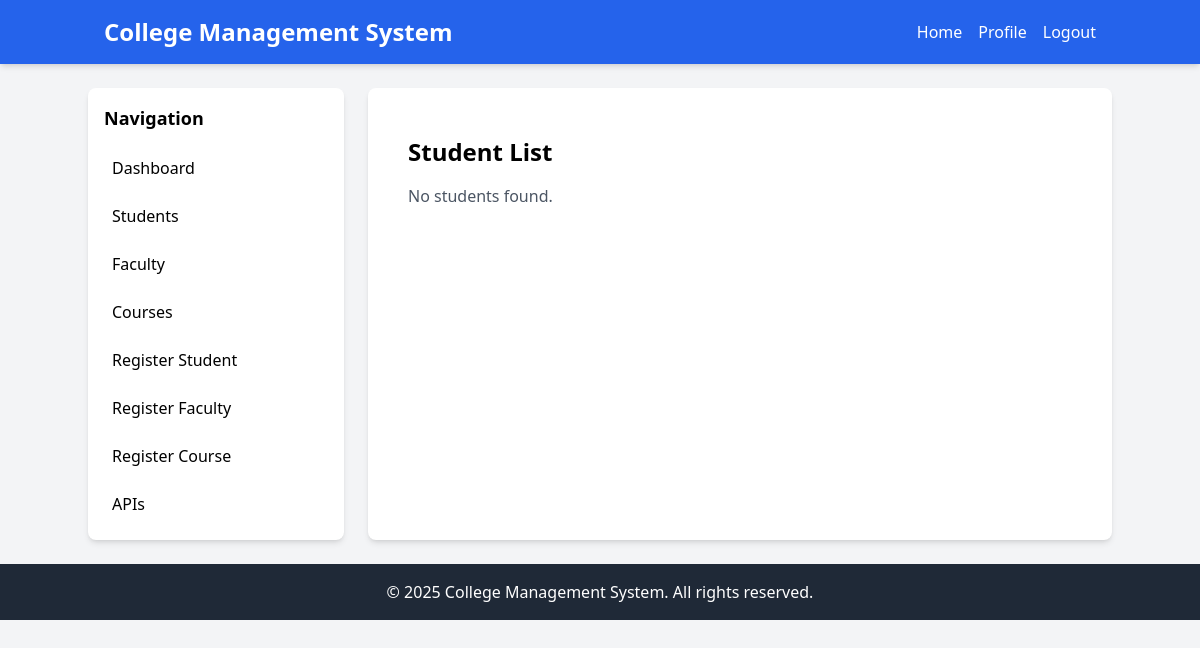
/course/, run on an earlier commit of the app's database.
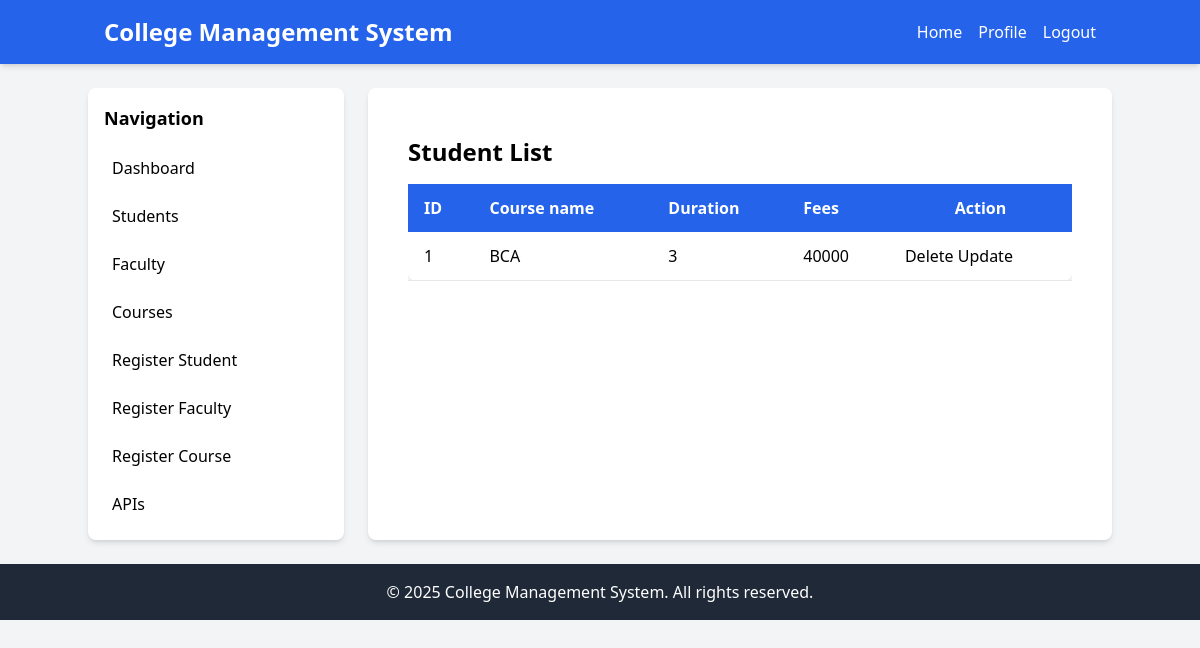
And on a later commit of the database.
### core/models.py (models this page shows, shortened)
class BaseModel(models.Model):
    created_at = models.DateTimeField(auto_now_add=True)
    updated_at = models.DateTimeField(auto_now=True)
    class Meta:
        abstract = True

class Course(BaseModel):
    name = models.CharField(max_length=50)
    duration = models.IntegerField()
    fees = models.PositiveIntegerField(default=40000)

### core/views.py (the view)
# urls.py: path('course/',views.list_course_view,name='courses'),
def list_course_view(request):
   courses=Course.objects.all()
   return render(request,'home/course.html',{'courses':courses})

### core/templates/home/course.html
{% extends 'base.html' %}
{% block content %}
<div class="container mx-auto px-4 py-6">
    <h2 class="text-2xl font-semibold mb-4">Student List</h2>
    {% if courses %}
        <div class="overflow-x-auto">
            <table class="min-w-full bg-white shadow-md rounded-lg">
                <thead>
                    <tr class="bg-blue-600 text-white">
                        <th class="py-3 px-4 text-left">ID</th>
                        <th class="py-3 px-4 text-left">Course name</th>
                        <th class="py-3 px-4 text-left"> Duration </th>
                            <th class="py-3 px-4 text-left"> Fees </th>
                        <th class="py-3 px-4 test-left">Action</th>
                    </tr>
                </thead>
                <tbody>
                    {% for course in courses %}
                        <tr class="border-b hover:bg-gray-100">
                            <td class="py-3 px-4">{{ course.id }}</td>
                            <td class="py-3 px-4">{{ course.name }}</td>
                            <td class="py-3 px-4">{{ course.duration }}</td>
                            <td class="py-3 px-4">{{ course.fees }}</td>
                            <td class="py-3 px-4">
                                <a href="{% url 'course-delete' course.id %}">Delete</a>
                                <a href="{% url 'course-update' course.id %}">Update</a>
                            </td>
                        </tr>
                    {% endfor %}
                </tbody>
            </table>
        </div>
    {% else %}
        <p class="text-gray-600">No students found.</p>
    {% endif %}
</div>
{% endblock %}

What changed in the data, as far as the page shows it:
added Course: id "1", name "BCA", duration "3", fees "40000"
Also different on the page:
text no longer shown: "No students found."
text now shown: "ID Course name Duration Fees Action"
